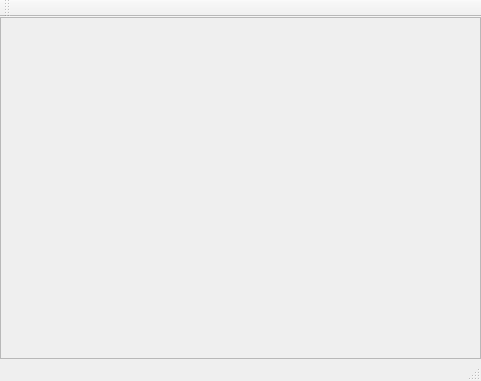
<?xml version="1.0" encoding="UTF-8"?>
<ui version="4.0">
 <class>MainWindow</class>
 <widget class="QMainWindow" name="MainWindow">
  <property name="geometry">
   <rect>
    <x>0</x>
    <y>0</y>
    <width>481</width>
    <height>381</height>
   </rect>
  </property>
  <property name="windowTitle">
   <string>MainWindow</string>
  </property>
  <widget class="QWidget" name="centralWidget">
   <layout class="QVBoxLayout" name="verticalLayout">
    <property name="spacing">
     <number>0</number>
    </property>
    <property name="leftMargin">
     <number>0</number>
    </property>
    <property name="topMargin">
     <number>0</number>
    </property>
    <property name="rightMargin">
     <number>0</number>
    </property>
    <property name="bottomMargin">
     <number>0</number>
    </property>
    <item>
     <widget class="QScrollArea" name="scrollArea">
      <property name="widgetResizable">
       <bool>true</bool>
      </property>
      <widget class="MyScrollArea" name="scrollAreaWidgetContents">
       <property name="geometry">
        <rect>
         <x>0</x>
         <y>0</y>
         <width>479</width>
         <height>323</height>
        </rect>
       </property>
      </widget>
     </widget>
    </item>
   </layout>
  </widget>
  <widget class="QMenuBar" name="menuBar">
   <property name="geometry">
    <rect>
     <x>0</x>
     <y>0</y>
     <width>481</width>
     <height>22</height>
    </rect>
   </property>
  </widget>
  <widget class="QToolBar" name="mainToolBar">
   <attribute name="toolBarArea">
    <enum>TopToolBarArea</enum>
   </attribute>
   <attribute name="toolBarBreak">
    <bool>false</bool>
   </attribute>
  </widget>
  <widget class="QStatusBar" name="statusBar"/>
 </widget>
 <layoutdefault spacing="6" margin="11"/>
 <customwidgets>
  <customwidget>
   <class>MyScrollArea</class>
   <extends>QWidget</extends>
   <header>myscrollarea.h</header>
   <container>1</container>
  </customwidget>
 </customwidgets>
 <resources/>
 <connections/>
</ui>
